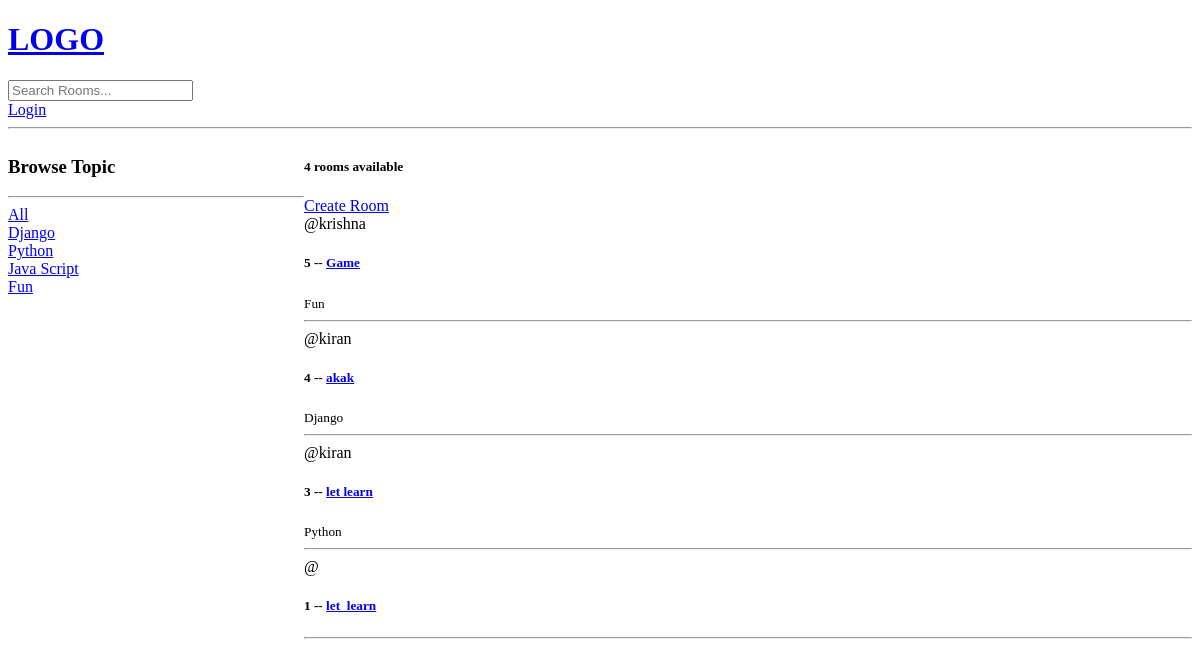
Before: / with the older database file.
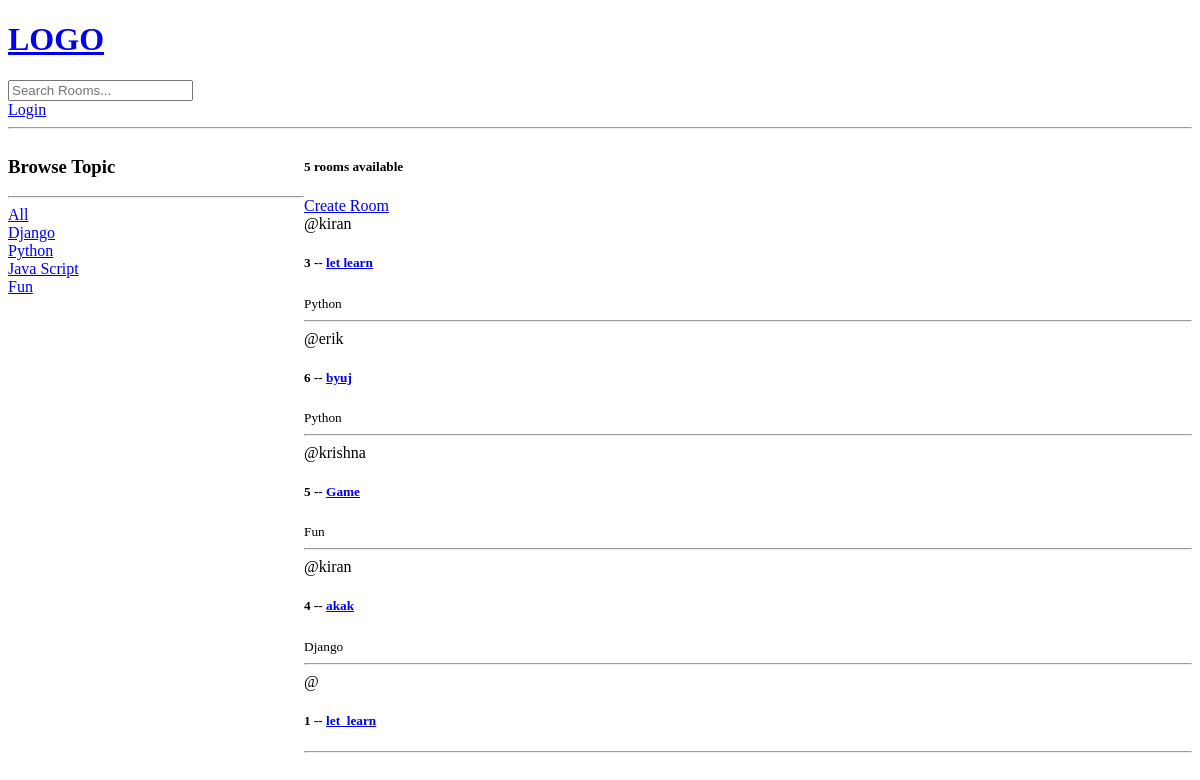
After: the same page with the newer database file.
### base/models.py (models this page shows, shortened)
class Topic(models.Model):
    name = models.CharField(max_length=200)

class Room(models.Model):
    host = models.ForeignKey(User, on_delete=models.SET_NULL, null=True)
    topic = models.ForeignKey(Topic, on_delete=models.SET_NULL, null=True)
    name = models.CharField(max_length=200)
    description = models.TextField(null=True, blank=True)
    participants = models.ManyToManyField(User, related_name='participants', blank=True)
    updated = models.DateTimeField(auto_now=True)
    created = models.DateTimeField(auto_now_add=True)
    class Meta:
        ordering = ['-updated', '-created']

### base/views.py (the view)
# urls.py: 2. Add a URL to urlpatterns:  path('', views.home, name='home')
def home(request):
    q = request.GET.get('q') if request.GET.get('q')!= None else ''
    rooms = Room.objects.filter(
        Q(topic__name__contains=q) |
        Q(name__icontains=q) |
        Q(description__contains=q)
    )
    topics = Topic.objects.all()
    room_count = rooms.count()
    context = {'rooms': rooms, 'topics': topics, 'room_count':room_count}
    return render(request, "base/home.html", context)

### base/templates/base/home.html (shortened to what this page needs)
<!DOCTYPE html>
<html lang="en">
<head>
</head>
<body>
{% extends 'main.html' %}
{% block content %}
<div class="home-container">
    <div>
        <h3>Browse Topic</h3>
        <hr>
        <div>
            <a href="{% url 'home' %}">All</a>
        </div>
        {% for topic in topics %}
            <div>
                <a href="{% url 'home' %}?q={{topic.name}}">{{topic.name}}</a>
            </div>
        {% endfor %}
    </div>
    <div>
        <h5>{{room_count}} rooms available</h5>
         <a href="{% url 'create-room' %}">Create Room</a>
         <div>
            {% for room in rooms %}
                <div>
                    <span>@{{room.host.username}}</span>
                    <h5>
                        {{room.id}} -- <a href="{% url 'room' room.id %}">{{room.name}}</a>
                    </h5>
                    <small>{{room.topic.name}}</small>
                    <hr>
                </div>
            {% endfor %}
        </div>
    </div>
</div>
{% endblock content %}

Changed rows visible on the page:
changed Room "let learn": moves up the list
added Room: host.username "erik", id "6", name "byuj", topic.name "Python"
Other visible differences:
{{ room_count }}: "4" → "5"
